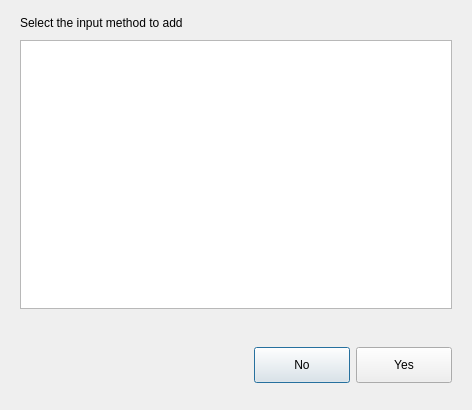
<?xml version="1.0" encoding="UTF-8"?>
<ui version="4.0">
 <class>AddInputMethodDialog</class>
 <widget class="QDialog" name="AddInputMethodDialog">
  <property name="geometry">
   <rect>
    <x>0</x>
    <y>0</y>
    <width>472</width>
    <height>410</height>
   </rect>
  </property>
  <property name="minimumSize">
   <size>
    <width>472</width>
    <height>410</height>
   </size>
  </property>
  <property name="maximumSize">
   <size>
    <width>472</width>
    <height>410</height>
   </size>
  </property>
  <property name="windowTitle">
   <string>Dialog</string>
  </property>
  <layout class="QVBoxLayout" name="verticalLayout">
   <property name="leftMargin">
    <number>20</number>
   </property>
   <property name="rightMargin">
    <number>20</number>
   </property>
   <item>
    <widget class="QLabel" name="label">
     <property name="text">
      <string>Select the input method to add</string>
     </property>
    </widget>
   </item>
   <item>
    <widget class="QTableView" name="tableView">
     <property name="minimumSize">
      <size>
       <width>432</width>
       <height>269</height>
      </size>
     </property>
     <property name="maximumSize">
      <size>
       <width>432</width>
       <height>269</height>
      </size>
     </property>
    </widget>
   </item>
   <item>
    <layout class="QHBoxLayout" name="horizontalLayout">
     <property name="topMargin">
      <number>32</number>
     </property>
     <property name="bottomMargin">
      <number>16</number>
     </property>
     <item>
      <spacer name="horizontalSpacer">
       <property name="orientation">
        <enum>Qt::Horizontal</enum>
       </property>
       <property name="sizeHint" stdset="0">
        <size>
         <width>40</width>
         <height>20</height>
        </size>
       </property>
      </spacer>
     </item>
     <item>
      <widget class="QPushButton" name="noBtn">
       <property name="minimumSize">
        <size>
         <width>96</width>
         <height>36</height>
        </size>
       </property>
       <property name="maximumSize">
        <size>
         <width>96</width>
         <height>36</height>
        </size>
       </property>
       <property name="text">
        <string>No</string>
       </property>
      </widget>
     </item>
     <item>
      <widget class="QPushButton" name="yesBtn">
       <property name="minimumSize">
        <size>
         <width>96</width>
         <height>36</height>
        </size>
       </property>
       <property name="maximumSize">
        <size>
         <width>96</width>
         <height>36</height>
        </size>
       </property>
       <property name="text">
        <string>Yes</string>
       </property>
      </widget>
     </item>
    </layout>
   </item>
  </layout>
 </widget>
 <resources/>
 <connections/>
</ui>
